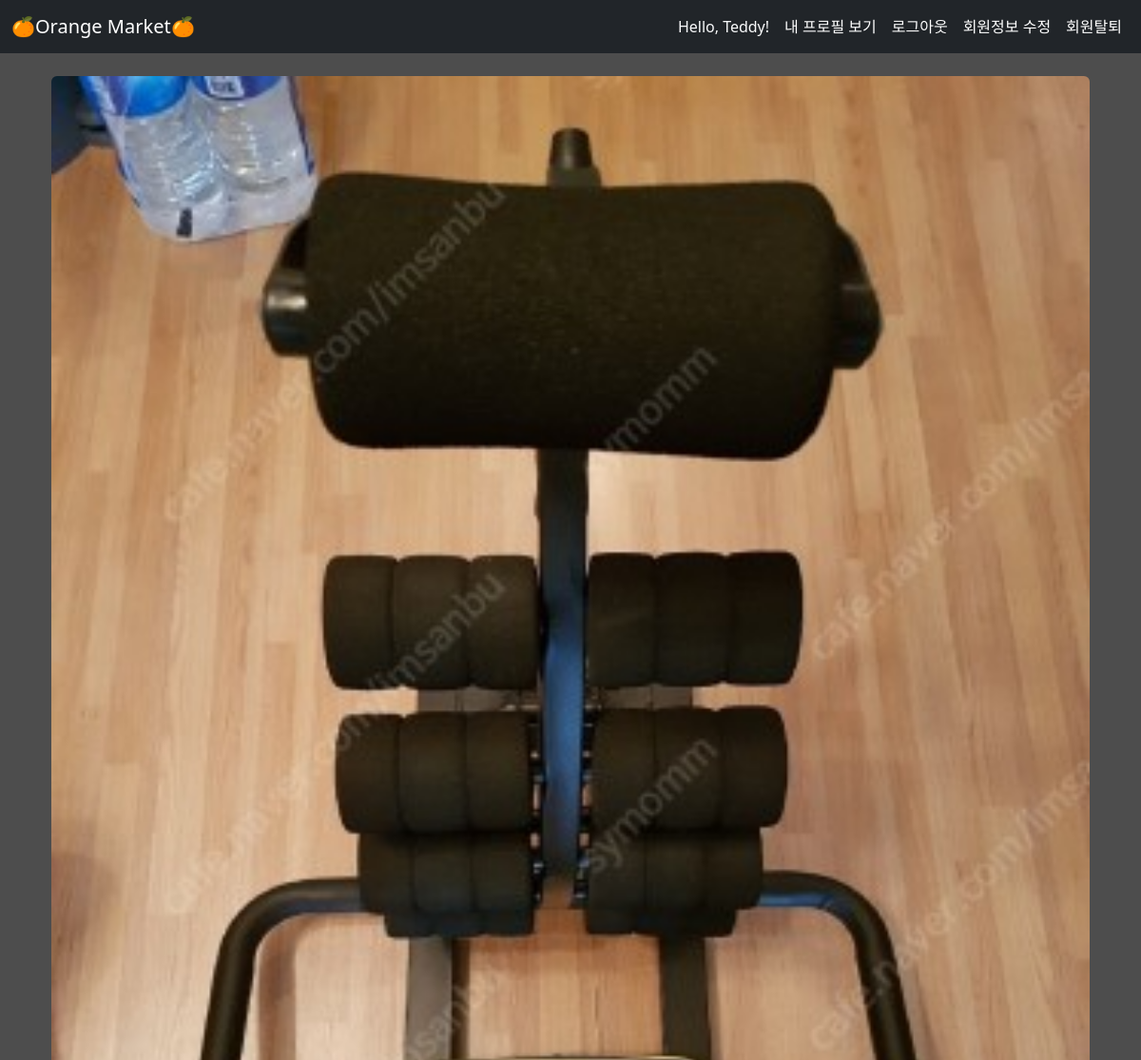
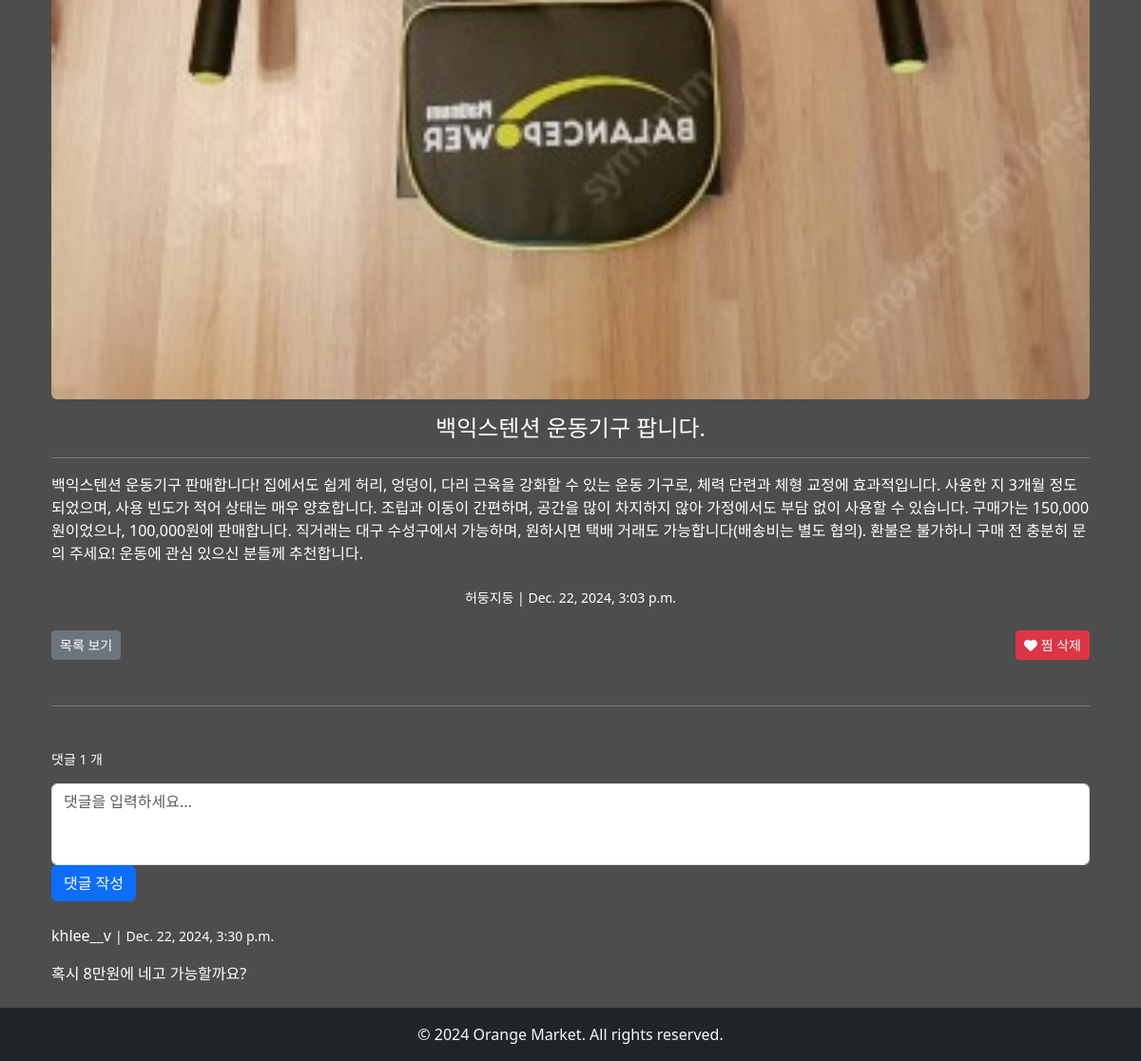
The app's page /articles/6/ (signed in) with its own data (2 pictures, top to bottom).
### accounts/models.py (models this page shows)
class User(AbstractUser):
    followings = models.ManyToManyField('self', symmetrical=False, related_name='followers')

### articles/models.py (models this page shows, shortened)
class Article(models.Model):
    title = models.CharField(max_length=50)
    content = models.TextField()
    created_at = models.DateTimeField(auto_now_add=True)
    updated_at = models.DateTimeField(auto_now=True)
    image = models.ImageField(upload_to='images/', blank=True)
    author = models.ForeignKey(
        settings.AUTH_USER_MODEL,
        on_delete=models.CASCADE,
        related_name="articles"
        )
    like_users = models.ManyToManyField(
        settings.AUTH_USER_MODEL,
        related_name="like_articles"
        )

class Comment(models.Model):
    article = models.ForeignKey(Article, on_delete=models.CASCADE, related_name='comments')
    content = models.TextField(max_length=120)
    created_at = models.DateTimeField(auto_now_add=True)
    updated_at = models.DateTimeField(auto_now=True)
    author = models.ForeignKey(
        settings.AUTH_USER_MODEL,
        on_delete=models.CASCADE,
        related_name="comments_author"
        )

### articles/views.py (the view)
# urls.py: path("<int:pk>/", views.article_detail, name="article_detail"),
def article_detail(request, pk):
    article = get_object_or_404(Article, pk=pk)
    comment_form = CommentForm()
    comments = article.comments.all().order_by("-id")
    total_comments = article.comments.count()
    context = {
        "article" : article,
        "comment_form" : comment_form,
        "comments" : comments,
        "total_comments" : total_comments,
        }
    return render(request, "articles/article_detail.html", context)

### articles/forms.py
class CommentForm(forms.ModelForm):
    class Meta:
        model = Comment
        fields = "__all__"
        exclude = ("article","author",)

### articles/templates/articles/article_detail.html (shortened to what this page needs)
{% extends "base.html" %}
{% load static %}
{% block content %}
    <div class="container mt-4">
        <div class="row">
            <div class="col-md-12 d-flex justify-content-center">
                {% if article.image %}
                    <img src="{{ article.image.url }}" alt="{{ article.image }}" class="img-fluid rounded mb-3" style="width: 1500px; object-fit: cover;">
                {% else %}
                    <img src="{% static 'articles/placeholder.jpg' %}" alt="Placeholder Image" class="img-fluid rounded mb-3" style="width: 1500px; object-fit: cover;">
                {% endif %}
            </div>
        </div>
        <div class="row">
            <div class="col-md-12">
                <h3 class="text-center text-white" style="font-size: 1.5rem;">{{ article.title }}</h3>
                <hr class="border-white">
                <p class="lead text-white" style="font-size: 1rem;">{{ article.content }}</p>
                <a href="{% url 'users:profile' username=article.author.username %}" class="text-muted text-decoration-none">
                    <div class="text-white text-center mt-4">
                        <p class="small">{{ article.author.username }} | {{ article.created_at }}</p>
                    </div>
                </a>
                <div class="d-flex justify-content-between mt-4">
                    <a href="{% url 'articles:articles' %}" class="btn btn-secondary btn-sm">
                        목록 보기
                    </a>
                    <form action="{% url "articles:like" article.pk %}" method="POST" class="d-inline">
                        {% if request.user in article.like_users.all %}
                            <button class="btn btn-danger btn-sm">
                                <i class="fa-solid fa-heart"></i> 찜 삭제
                            </button>
                        {% else %}
                            <button class="btn btn-outline-danger btn-sm">
                                <i class="fa-regular fa-heart"></i> 찜하기
                            </button>
                        {% endif %}
                    </form>
                </div>
            </div>
        </div>
        <hr class="my-5 border-white">
        <h4 class="small text-white">댓글 {{ total_comments }} 개</h4>
        {% if request.user.is_authenticated %}
            <form action="{% url 'articles:comment_create' article.pk %}" method="POST" class="mt-3">
                <div class="form-group">
                    <textarea name="content" class="form-control" rows="3" placeholder="댓글을 입력하세요..." style="resize: none;"></textarea>
                </div>
                <button type="submit" class="btn btn-primary">댓글 작성</button>
            </form>
        {% endif %}
        <div class="mt-4">
            {% for comment in comments %}
                <div class="media mb-4">
                    <div class="media-body">
                        <p class="font-weight-bold text-Orange">{{ comment.author.username }} <small class="font-weight-bold text-Orange"> | {{ comment.created_at }}</small></p>
                        <p class="text-white">{{ comment.content }}</p>
                    </div>
                </div>
            {% endfor %}
        </div>
    </div>
{% endblock content %}

### templates/base.html (shortened to what this page needs)
{% load static %}
<!DOCTYPE html>
<html lang="en">
<head>
    <link rel="stylesheet" href="{% static 'css/style.css' %}">
    <link href="https://cdn.jsdelivr.net/npm/bootstrap@5.3.3/dist/css/bootstrap.min.css" rel="stylesheet">
</head>
<body>
    <nav class="navbar navbar-expand-lg navbar-dark bg-dark">
        <div class="container-fluid">
            <a class="navbar-brand" href="{% url "articles:articles" %}">🍊Orange Market🍊</a>
            <div class="collapse navbar-collapse" id="navbarNav">
                <ul class="navbar-nav ms-auto">
                    {% if request.user.is_authenticated %}
                        <li class="nav-item">
                            <span class="nav-link text-light">Hello, {{ request.user.username }}!</span>
                        </li>
                        <li class="nav-item">
                            <form action="{% url "users:profile" request.user.username %}" method="POST" class="d-inline">
                                <button type="submit" class="btn btn-link nav-link">내 프로필 보기</button>
                            </form>
                        </li>
                        <li class="nav-item">
                            <form action="{% url 'accounts:logout' %}" method="POST" class="d-inline">
                                <button type="submit" class="btn btn-link nav-link">로그아웃</button>
                            </form>
                        </li>
                        <li class="nav-item">
                            <a class="nav-link" href="{% url 'accounts:update' %}">회원정보 수정</a>
                        </li>
                        <li class="nav-item">
                            <form action="{% url 'accounts:delete' %}" method="POST" class="d-inline">
                                <button type="submit" class="btn btn-link nav-link">회원탈퇴</button>
                            </form>
                        </li>
                    {% endif %}
                </ul>
            </div>
        </div>
    </nav>
    <div class="container mt-4">
        {% block content %}
        {% endblock content %}
    </div>
    <footer class="bg-dark text-light text-center py-3 mt-4">
        <p class="mb-0">© 2024 Orange Market. All rights reserved.</p>
    </footer>
</body>
</html>

### static/css/style.css (style rules this page uses)
.nav-link:not(.active) { color: white; }

### records on screen
User: user.username "Teddy"
Article: image (picture), title "백익스텐션 운동기구 팝니다.", content "백익스텐션 운동기구 판매합니다! 집에서도 쉽게 허리, 엉덩이, 다리 근육을 강화할 수 있는 운동 기구로, 체력 단련과 체형 교정에 효과적입니다. 사용한 지 3개월 정도 되었으며, 사용 빈도가 적어 상태는 매우 양호합니다. 조립과 이동이 간편하며, 공간을 많이 차지하지 않아 가정에서도 부담 없이 사용할 수 있습니다. 구매가는 150,000원이었으나, 100,000원에 판매합니다. 직거래는 대구 수성구에서 가능하며, 원하시면 택배 거래도 가능합니다(배송비는 별도 협의). 환불은 불가하니 구매 전 충분히 문의 주세요! 운동에 관심 있으신 분들께 추천합니다.", author.username "허둥지둥", created_at "Dec. 22, 2024, 3:03 p.m."
Comment: author.username "khlee__v", created_at "Dec. 22, 2024, 3:30 p.m.", content "혹시 8만원에 네고 가능할까요?"

### other values on screen
{{ total_comments }} "1"
